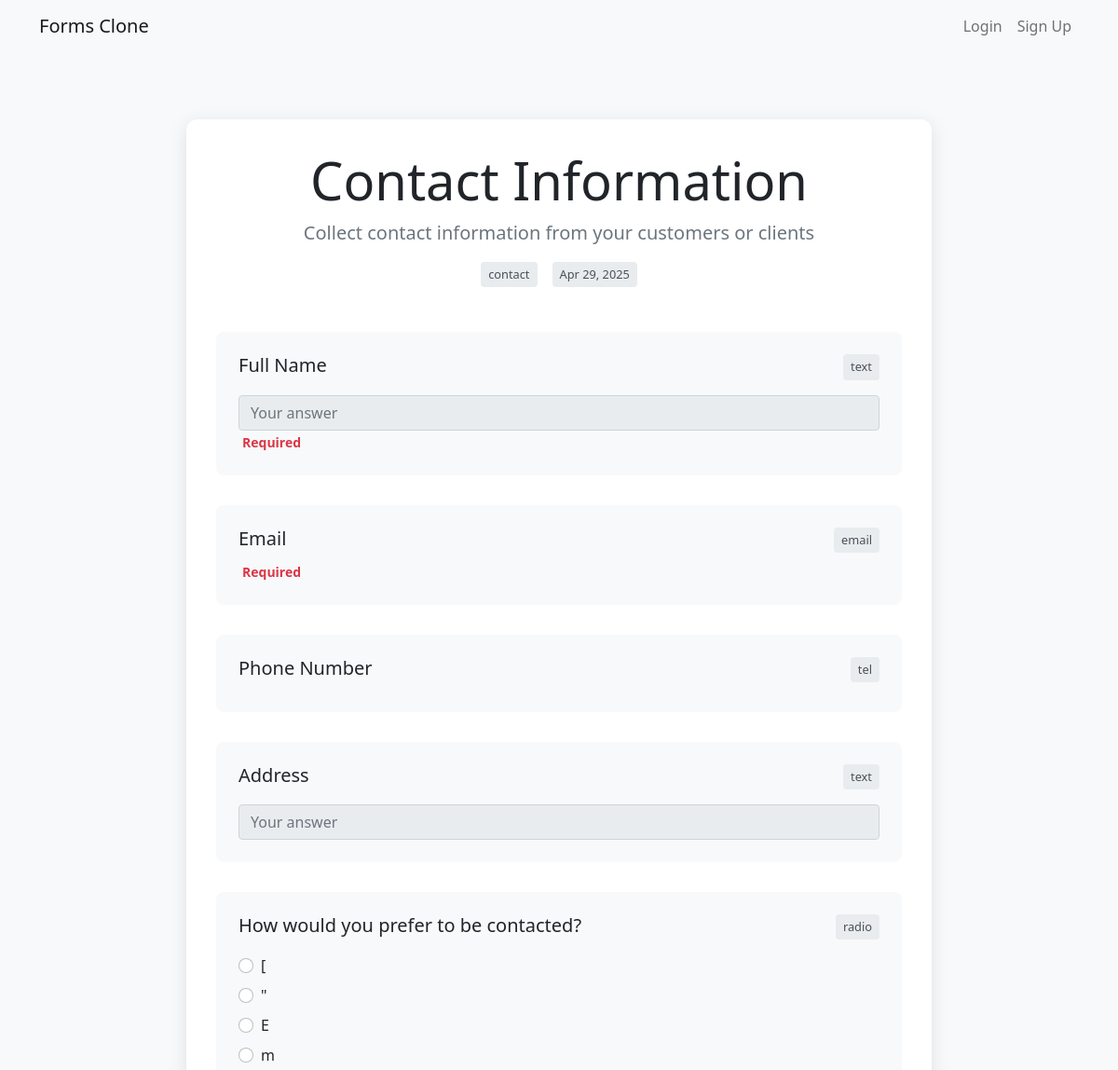
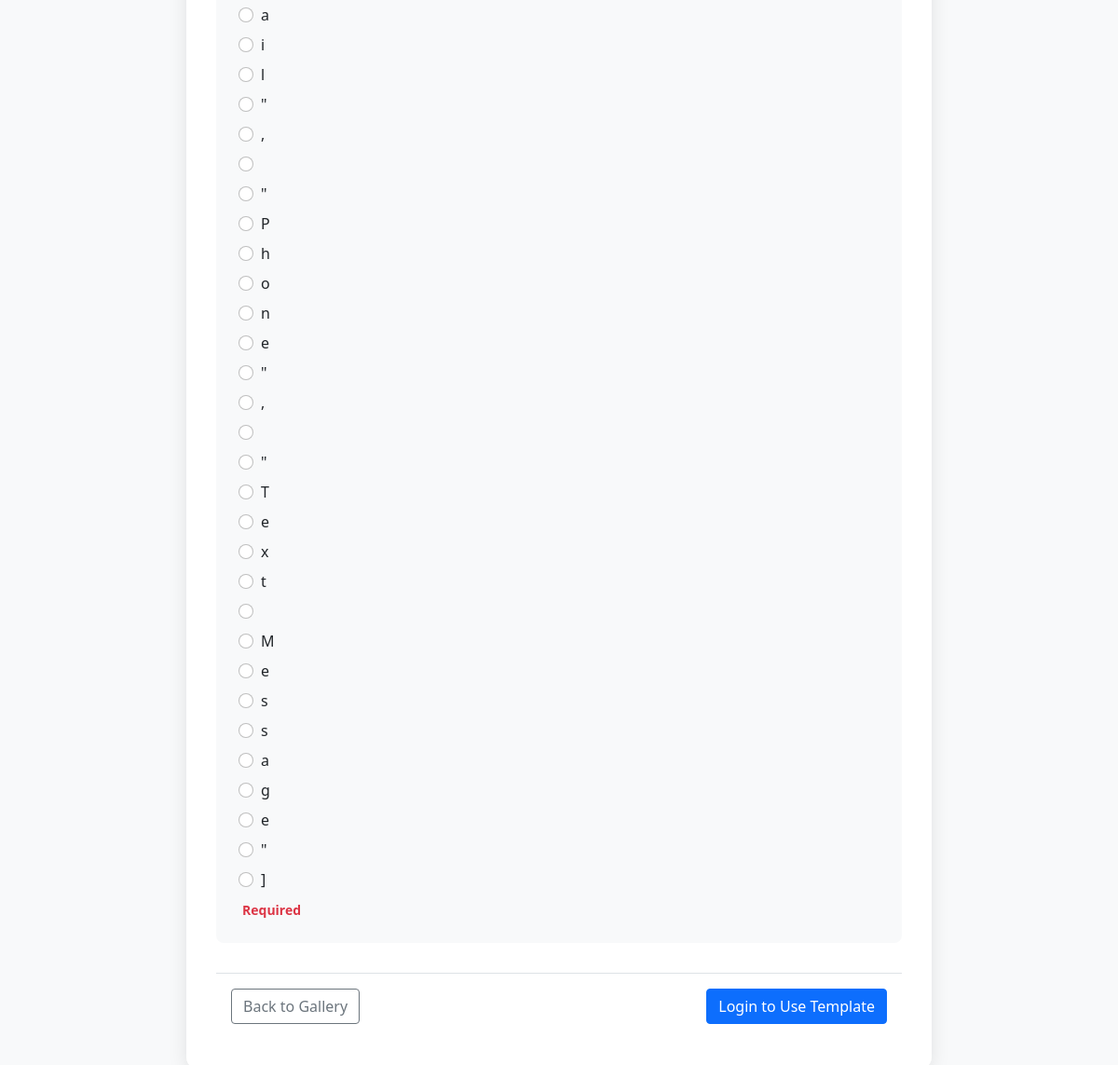
The page /template/1 on the database its author committed (2 pictures, top to bottom).
### app.py (models this page shows, shortened)
class FormTemplate(db.Model):
    id = db.Column(db.Integer, primary_key=True)
    title = db.Column(db.String(200), nullable=False)
    description = db.Column(db.Text)
    questions = db.Column(db.Text)  # JSON string of questions
    category = db.Column(db.String(50))  # e.g., 'survey', 'registration', 'feedback'
    created_at = db.Column(db.DateTime, default=datetime.utcnow)
    is_public = db.Column(db.Boolean, default=True)
    preview_image = db.Column(db.String(255), nullable=True)
    user_id = db.Column(db.Integer, db.ForeignKey('user.id'), nullable=True)
    user = db.relationship('User', backref='templates')
    template_data = db.Column(db.Text, nullable=True)  # JSON string of complete template data
    def get_questions(self):
        try:
            return json.loads(self.questions) if self.questions else []
        except:
            return []

### app.py (the view)
@app.route('/template/<int:template_id>')
def view_template(template_id):
    template = FormTemplate.query.get_or_404(template_id)
    if not template.is_public and (not current_user.is_authenticated or template.user_id != current_user.id):
        flash('You do not have permission to view this template.', 'danger')
        return redirect(url_for('template_gallery'))
    return render_template('view_template.html', template=template)

### templates/view_template.html (shortened to what this page needs)
{% extends "base.html" %}
{% block content %}
<div class="container py-5">
    <div class="preview-container">
        <div class="text-center mb-5">
            <h1 class="display-4">{{ template.title }}</h1>
            <p class="lead text-muted">{{ template.description }}</p>
            <div class="d-flex justify-content-center gap-3">
                <span class="question-type-badge">
                     {{ template.category }}
                </span>
                <span class="question-type-badge">
                     {{ template.created_at.strftime('%b %d, %Y') }}
                </span>
            </div>
        </div>
        <div class="questions-preview">
            {% for question in template.get_questions() %}
            <div class="question-preview">
                <div class="d-flex justify-content-between align-items-start mb-2">
                    <h5 class="mb-0">{{ question.question_text }}</h5>
                    <span class="question-type-badge">
                        {{ question.question_type }}
                    </span>
                </div>
                {% if question.question_type in ['radio', 'checkbox', 'multiple_choice'] %}
                <div class="mt-3">
                    {% for option in question.options %}
                    <div class="form-check">
                        <input class="form-check-input" type="{{ 'checkbox' if question.question_type == 'checkbox' else 'radio' }}"
                               name="preview_{{ loop.index }}" id="preview_{{ loop.index }}_{{ loop.index0 }}">
                        <label class="form-check-label" for="preview_{{ loop.index }}_{{ loop.index0 }}">
                            {{ option }}
                        </label>
                    </div>
                    {% endfor %}
                </div>
                {% elif question.question_type == 'text' %}
                <div class="mt-3">
                    <input type="text" class="form-control" placeholder="Your answer" disabled>
                </div>
                {% endif %}
                {% if question.required %}
                <small class="text-danger mt-2">
                     Required
                </small>
                {% endif %}
            </div>
            {% endfor %}
        </div>
        <div class="preview-actions">
            <div class="d-flex justify-content-between align-items-center">
                <a href="{{ url_for('template_gallery') }}" class="btn btn-outline-secondary">
                     Back to Gallery
                </a>
                {% if current_user.is_authenticated %}
                <a href="{{ url_for('use_template', template_id=template.id) }}" class="btn btn-primary">
                    Use This Template
                </a>
                {% else %}
                <a href="{{ url_for('login') }}" class="btn btn-primary">
                    Login to Use Template
                </a>
                {% endif %}
            </div>
        </div>
    </div>
</div>
{% endblock %}

### static/css/style.css (style rules this page uses)
body { background-color: #f8f9fa; }
.form-check { margin-bottom: 0.5rem; }
.text-danger { font-weight: bold; margin-left: 0.25rem; }

### templates/view_template.html (style rules this page uses)
.preview-container { max-width: 800px; margin: 0 auto; background: white; border-radius: 12px; box-shadow: 0 4px 20px rgba(0,0,0,0.1); padding: 2rem; }
.question-preview { margin-bottom: 2rem; padding: 1.5rem; border-radius: 8px; background: #f8f9fa; transition: transform 0.3s ease; }
.question-type-badge { font-size: 0.8rem; padding: 4px 8px; border-radius: 4px; background: #e9ecef; color: #495057; }
.preview-actions { position: sticky; bottom: 0; background: white; padding: 1rem; border-top: 1px solid #dee2e6; margin-top: 2rem; }

### rows shown on the page
FormTemplate: title "Contact Information", description "Collect contact information from your customers or clients", category "contact", created_at "Apr 29, 2025"

### other values the page prints
{{ question.question_text }} "Full Name" "Email" "Phone Number" "Address" "How would you prefer to be contacted?"
{{ question.question_type }} "text" "email" "tel" "text" "radio"
{{ option }} "[" "\"" "E" "m" "a" "i" "l" "\"" "," "\"" "P" "h" "o" "n" "e" "\"" "," "\"" "T" "e" "x" "t" "M" "e" "s" "s" "a" "g" "e" "\"" "]"
